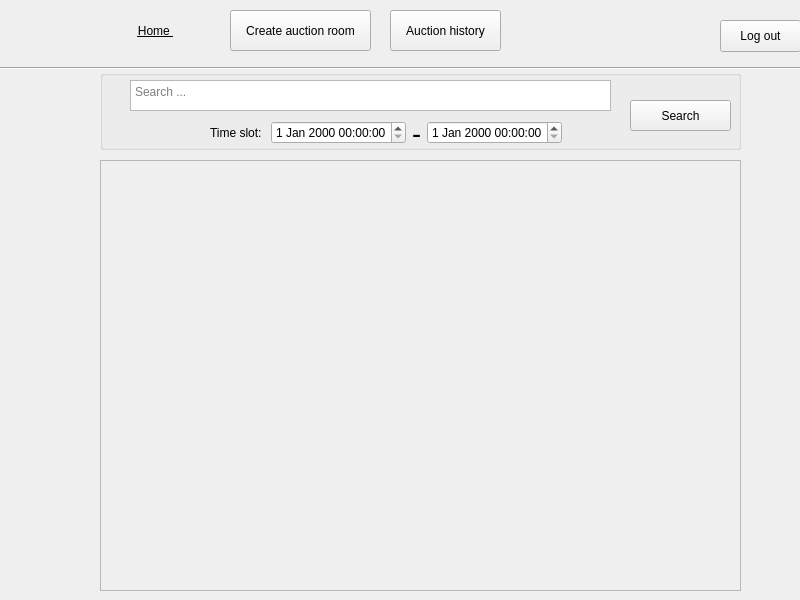
<?xml version="1.0" encoding="UTF-8"?>
<ui version="4.0">
 <class>MainWindow</class>
 <widget class="QMainWindow" name="MainWindow">
  <property name="geometry">
   <rect>
    <x>0</x>
    <y>0</y>
    <width>800</width>
    <height>600</height>
   </rect>
  </property>
  <property name="windowTitle">
   <string>MainWindow</string>
  </property>
  <widget class="QWidget" name="centralwidget">
   <widget class="QStackedWidget" name="stackedWidget">
    <property name="geometry">
     <rect>
      <x>0</x>
      <y>0</y>
      <width>801</width>
      <height>601</height>
     </rect>
    </property>
    <widget class="QWidget" name="page">
     <widget class="QLabel" name="label_logo_2">
      <property name="geometry">
       <rect>
        <x>10</x>
        <y>10</y>
        <width>61</width>
        <height>51</height>
       </rect>
      </property>
      <property name="text">
       <string/>
      </property>
     </widget>
     <widget class="QPushButton" name="btn_historytab">
      <property name="geometry">
       <rect>
        <x>390</x>
        <y>10</y>
        <width>111</width>
        <height>41</height>
       </rect>
      </property>
      <property name="text">
       <string>Auction history</string>
      </property>
     </widget>
     <widget class="QPushButton" name="btn_createtab">
      <property name="geometry">
       <rect>
        <x>230</x>
        <y>10</y>
        <width>141</width>
        <height>41</height>
       </rect>
      </property>
      <property name="text">
       <string>Create auction room</string>
      </property>
     </widget>
     <widget class="QPushButton" name="btn_hometab">
      <property name="geometry">
       <rect>
        <x>100</x>
        <y>10</y>
        <width>111</width>
        <height>41</height>
       </rect>
      </property>
      <property name="styleSheet">
       <string notr="true">border: none;
    padding: 0;
    background: none;
 background-color: transparent; 
    text-decoration: underline;
    margin: 0 10px;

</string>
      </property>
      <property name="text">
       <string>Home </string>
      </property>
     </widget>
     <widget class="Line" name="line">
      <property name="geometry">
       <rect>
        <x>0</x>
        <y>60</y>
        <width>801</width>
        <height>16</height>
       </rect>
      </property>
      <property name="orientation">
       <enum>Qt::Horizontal</enum>
      </property>
     </widget>
     <widget class="QScrollArea" name="scrollArea">
      <property name="geometry">
       <rect>
        <x>100</x>
        <y>160</y>
        <width>641</width>
        <height>431</height>
       </rect>
      </property>
      <property name="widgetResizable">
       <bool>true</bool>
      </property>
      <widget class="QWidget" name="scrollAreaWidgetContents">
       <property name="geometry">
        <rect>
         <x>0</x>
         <y>0</y>
         <width>639</width>
         <height>429</height>
        </rect>
       </property>
      </widget>
     </widget>
     <widget class="QGroupBox" name="groupBox">
      <property name="geometry">
       <rect>
        <x>100</x>
        <y>70</y>
        <width>641</width>
        <height>80</height>
       </rect>
      </property>
      <property name="title">
       <string/>
      </property>
      <widget class="QTextEdit" name="textEdit">
       <property name="geometry">
        <rect>
         <x>30</x>
         <y>10</y>
         <width>481</width>
         <height>31</height>
        </rect>
       </property>
       <property name="placeholderText">
        <string>Search ...</string>
       </property>
      </widget>
      <widget class="QPushButton" name="btn_search">
       <property name="geometry">
        <rect>
         <x>530</x>
         <y>30</y>
         <width>101</width>
         <height>31</height>
        </rect>
       </property>
       <property name="text">
        <string>Search</string>
       </property>
      </widget>
      <widget class="QWidget" name="layoutWidget">
       <property name="geometry">
        <rect>
         <x>110</x>
         <y>50</y>
         <width>353</width>
         <height>26</height>
        </rect>
       </property>
       <layout class="QHBoxLayout" name="horizontalLayout">
        <item>
         <widget class="QLabel" name="label">
          <property name="text">
           <string>Time slot: </string>
          </property>
         </widget>
        </item>
        <item>
         <widget class="QDateTimeEdit" name="time_from"/>
        </item>
        <item>
         <widget class="QLabel" name="label_2">
          <property name="font">
           <font>
            <pointsize>20</pointsize>
           </font>
          </property>
          <property name="text">
           <string>-</string>
          </property>
         </widget>
        </item>
        <item>
         <widget class="QDateTimeEdit" name="time_to"/>
        </item>
       </layout>
      </widget>
     </widget>
     <widget class="QPushButton" name="btn_logout">
      <property name="geometry">
       <rect>
        <x>720</x>
        <y>20</y>
        <width>81</width>
        <height>32</height>
       </rect>
      </property>
      <property name="text">
       <string>Log out</string>
      </property>
     </widget>
    </widget>
   </widget>
  </widget>
 </widget>
 <resources/>
 <connections/>
</ui>
